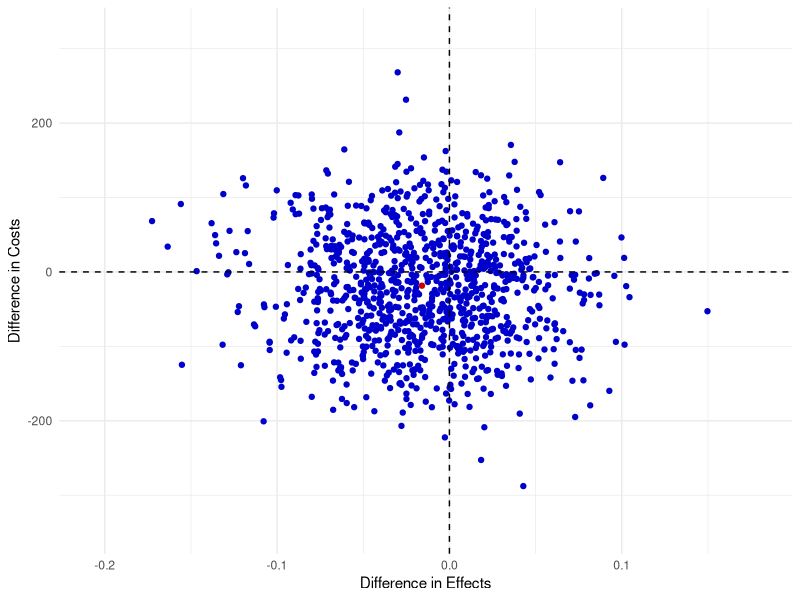
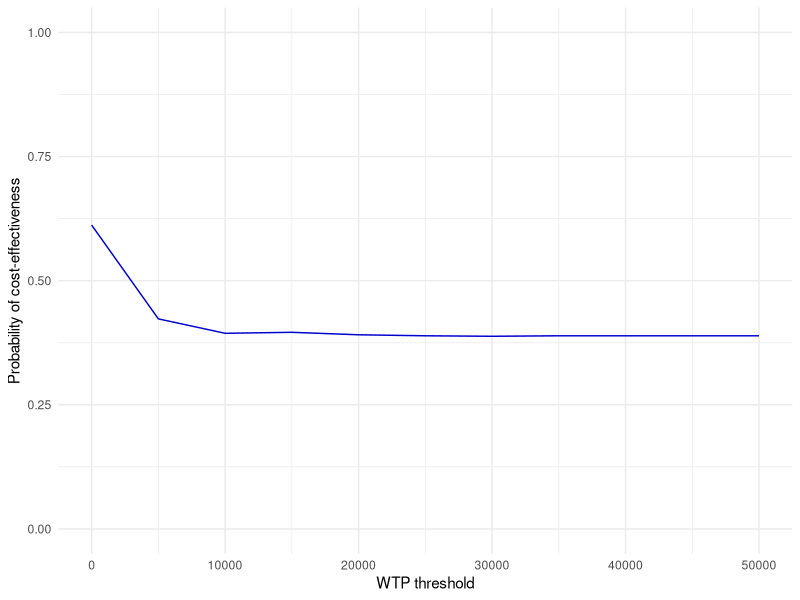

The R script that drew these images, in order:
# Simulate data and perform CEA

 

# clear workspace

rm(list = ls())

 

 

### Import packages --------

library(data.table)

library(dplyr)

library(readr)

library(tidyverse)

library(lubridate)

library(stringr)

library (lme4)

library (boot)

library(ggplot2)

library(mice)

 

 

### Create data ----------

 

# patient ID

id<-as.data.frame(1:100)

                 

# create the cost variable

cost<- as.data.frame(rnorm(100, 1500, 500))

 

# create the cost variable

QALYs<- as.data.frame(rnorm(100, 0.5, 0.3))

 

# treatment code

trtcode1 <- matrix(1, nrow=50, ncol =1)

trtcode0 <- matrix(0, nrow=50, ncol =1)

trtcode <- rbind(trtcode0, trtcode1)

 

# merge all data sets

data <- as.data.frame(cbind(id, cost, QALYs, trtcode))

 

colnames(data)<-c("id", "cost", "QALYs", "trtcode")

 

rm(trtcode0, trtcode1, cost, QALYs, trtcode, id)

 

 

### Regression analysis ---------

 

# effects

model_effect <- lm (QALYs ~ trtcode, data = data)

summary(model_effect)

confint(model_effect) # get 95% CI

 

 

# costs

model_costs <- lm (cost ~ trtcode , data = data)

summary(model_costs)

confint(model_costs)  # get 95% CI

 

# store results from analysis

# to calculate ICER

coef_effect <- as.data.frame(summary(model_effect )$coefficients[2,1])

coef_cost <- as.data.frame(summary(model_costs)$coefficients[2,1])

 

 

# merge

coef_icer <- cbind(coef_effect, coef_cost)

# add column names

colnames(coef_icer)<-c("coef_effect", "coef_cost")

 

# remove data sets not needed

rm(coef_cost, coef_effect)

 

### Bootstrapping ---------

 

# non paramteric bootstrap 

 

B<-1000 # Number of resampling iterations

results<-as.data.frame(matrix(NA, nrow=B, ncol = 3)) #  matrix with 2 columns and 'B' rows

colnames(results)<-c("cost_diff", "effect_dif", "boot_id")

 

# Bootstrapping

for(i in 1:B){

  df_boot <- data[data$id %in% sample(data$id, replace = TRUE),]

  model_costs <- lm (cost ~ trtcode, data = df_boot)

  model_effect <- lm (QALYs ~ trtcode, data = df_boot)

  results[i,1]<-model_costs$coefficients[2]

  results[i,2]<-model_effect$coefficients[2]

  results[i,3] <- i

}

 

 

### cost-effectiveness plane ----------------

ggplot () +

  geom_point(data=results, aes(x=results$effect_dif, y=results$cost_dif, color = I("blue3")))+

  geom_point(data=coef_icer, aes(x=coef_effect, y=coef_cost, color = I("red3"))) +

  labs (x= "Difference in Effects", y= "Difference in Costs") +

  geom_hline(yintercept=0, linetype = "dashed") +

  geom_vline(xintercept=0, linetype = "dashed") +

  ylim(min(results$cost_dif * 1.2),

       max(results$cost_dif * 1.2)) + # scale range is proportional to range of values

  xlim(min(results$effect_dif * 1.2),

       max(results$effect_dif * 1.2)) + # scale range is proportional to range of values

  theme_minimal()

 

 

# Get proportion in each of the

# four quadrants of teh CE plane

results <- results %>%

  mutate(quadr= ifelse(results$cost_dif > 0 & results$effect_dif > 0, "NE_quad",

                       ifelse(results$cost_dif < 0 & results$effect_dif > 0, "SE_quad",

                              ifelse(results$cost_dif < 0 & results$effect_dif <0, "SW_quad",

                                     "NW_quad"))))

 

(table(results$quadr)/(B)*100)  # B number of bootstrapped data sets

 

# add assertion to

# ensure no mistakes in code

z <- sum((table(results$quadr)/(B)*100) )

if (z!=100) # unique patid's must be the same as initially imported dataset

  stop("You made an error in your code. Cost and effect pairs are wrong")

rm(z)

 

 

### Cost-effectiveness acceptability curves --------------

 

wtp_seq <- seq(0, 50000, by= 5000)    # define wtp range

lw=length(wtp_seq)                    # get length of wtp values

 

# create a wtp vector

# for different wtp thresholds

for (i in wtp_seq){

  results[[paste('wtp_',i ,sep="")]] <- ifelse((i*results$effect_dif)-

                                                 results$cost_dif >0,1,0) # NMB:yes/no

}

 

# View(results)

# uncomment to see results

 

# create a data frame to store

# results in order to make ceac

ceac_res<-as.data.frame(matrix(NA, nrow=lw, ncol = 2)) # 2 columns: wtp length and p.ce

colnames(ceac_res)<-c("wtp_thr", "p.ce")

ceac_res$wtp_thr <- wtp_seq

 

for (i in 5:ncol(results)){   # from 5th column till end; amend as needed

  a <- table(results[,i])       # extract n of NMB

  a <- cbind(a,prop.table(a))   # calculate proportion of NMB:yes

  a <- a[nrow(a),ncol(a)]       # store proportion for each wtp, last row & column

  ceac_res$p.ce[i-4]<-a         # bind with ceac results

}

# if the probability of ce is 0, the results may be wrong!

# then force p.ce <- 0 !!!

 

 

# uncomemnt to test

# b <- table(results$wtp_45000)

# b <- cbind(b,prop.table(b))

# b <- b[2,2]   

 

# plot ceac

ggplot () +

  geom_line(data=ceac_res, aes(x=ceac_res$wtp_thr, y=ceac_res$p.ce, color = I("blue3")))+

  labs (x= "WTP threshold", y= "Probability of cost-effectiveness") +

  ylim(c(0, 1)) +

  xlim(min(ceac_res$wtp_thr), max(ceac_res$wtp_thr)) +  # uses range of wtp

  theme_minimal()

 

# remove data sets we do not need

rm(a, i)
